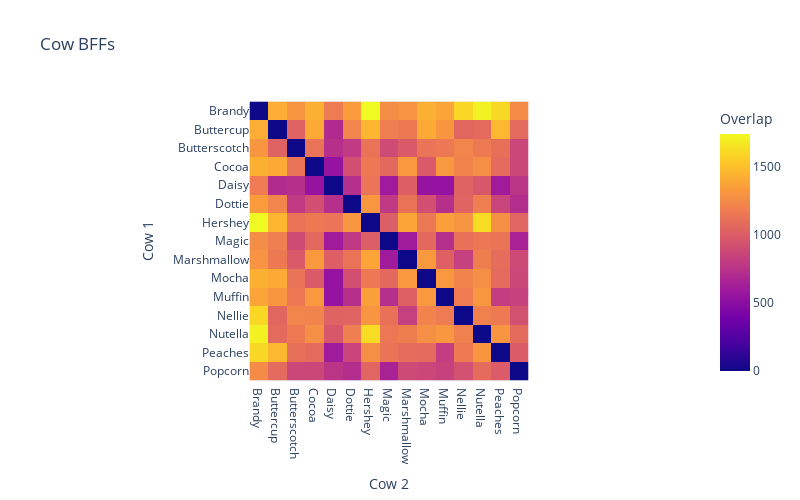

This figure's notebook cell:
### Markdown cell above
# Display Heatmap

### Code cell
pdf = df.toPandas()
pdf = pdf.pivot(index='cow1', columns='cow2', values='distance').fillna(0)

import plotly.express as px
fig = px.imshow(pdf, x=pdf.columns, y=pdf.index, labels=dict(x="Cow 2", y="Cow 1", color="Distance"), title="Cow BFFs", color_continuous_scale='redor')
px.imshow(pdf, x=pdf.columns, y=pdf.index, labels=dict(x="Cow 2", y="Cow 1", color="Distance"),)

fig.update_layout(width=800,height=500)
fig.show()

### Figure 1 — Plotly figure (JSON) as saved in the notebook; plotly's stock layout.template omitted (floating-point values rounded to 4 significant figures; data arrays with more than 128 entries replaced by an {"elided": "..."} marker saying what was removed)
{"data": [{"coloraxis": "coloraxis", "hovertemplate": "Cow 2: %{x}<br>Cow 1: %{y}<br>Overlap: %{z}<extra></extra>", "name": "0", "type": "heatmap", "x": ["Brandy", "Buttercup", "Butterscotch", "Cocoa", "Daisy", "Dottie", "Hershey", "Magic", "Marshmallow", "Mocha", "Muffin", "Nellie", "Nutella", "Peaches", "Popcorn"], "xaxis": "x", "y": ["Brandy", "Buttercup", "Butterscotch", "Cocoa", "Daisy", "Dottie", "Hershey", "Magic", "Marshmallow", "Mocha", "Muffin", "Nellie", "Nutella", "Peaches", "Popcorn"], "yaxis": "y", "z": {"elided": "15x15 float values"}}], "layout": {"coloraxis": {"colorbar": {"title": {"text": "Overlap"}}, "colorscale": [[0, "#0d0887"], [0.1111, "#46039f"], [0.2222, "#7201a8"], [0.3333, "#9c179e"], [0.4444, "#bd3786"], [0.5556, "#d8576b"], [0.6667, "#ed7953"], [0.7778, "#fb9f3a"], [0.8889, "#fdca26"], [1, "#f0f921"]]}, "height": 500, "title": {"text": "Cow BFFs"}, "width": 800, "xaxis": {"anchor": "y", "constrain": "domain", "domain": [0, 1], "scaleanchor": "y", "title": {"text": "Cow 2"}}, "yaxis": {"anchor": "x", "autorange": "reversed", "constrain": "domain", "domain": [0, 1], "title": {"text": "Cow 1"}}}}
